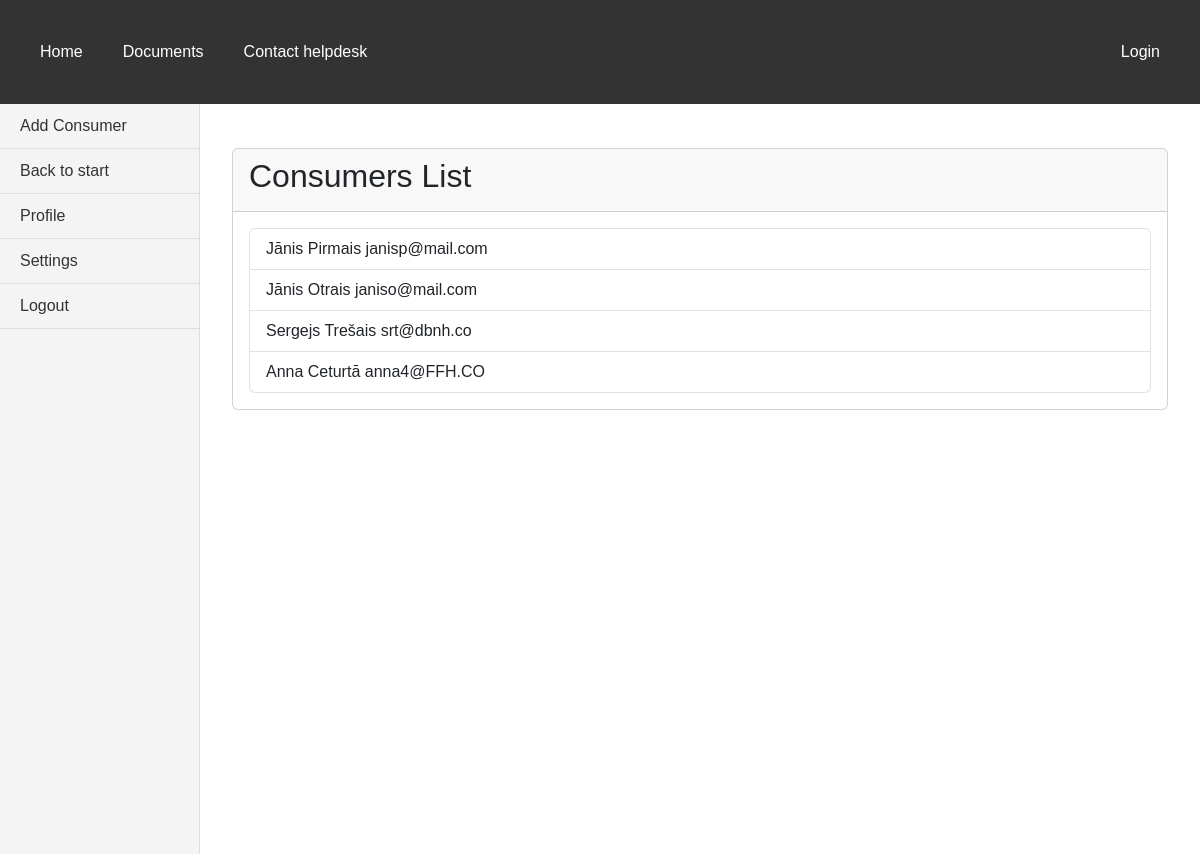
The app's page /bills/consumers/ with its own data.
### bills/models.py (models this page shows)
class Consumer(models.Model):
    name = models.CharField(max_length=50, validators=[MinLengthValidator(5, 'Must be at least 5 characters')])
    e_mail = models.EmailField()
    billing_address = models.CharField(max_length=50, validators=[MinLengthValidator(5, 'Must be at least 5 characters')])
    def __str__(self):
        return self.name + '  ' + self.e_mail

### bills/views.py (the view)
# urls.py: path("consumers/", views.ConsumerListView.as_view(), name='consumers'),
class ConsumerListView(ListView):
    model = Consumer
    template_name = 'customers_list.html'
    context_object_name = "consumers"

### bills/templates/bills/consumer_list.html (shortened to what this page needs)
{% extends 'base.html' %}
{% block sidebar %}
<aside class="vertical-menu">
    <a href="{% url 'add_consumer' %}">Add Consumer</a>
    <a href="{% url 'index' %}">Back to start</a>
    <a href="#">Profile</a>
    <a href="#">Settings</a>
    <a href="#">Logout</a>
</aside>
{% endblock %}
{% block content %}
<div class="container mt-4">
    <div class="card">
        <div class="card-header">
            <h2>Consumers List</h2>
        </div>
        <div class="card-body">
            <div class="list-group">
                {% for item in object_list %}
                    <a href="{% url 'consumer_update' item.pk %}" class="list-group-item list-group-item-action">
                        {{ item }}
                    </a>
                {% endfor %}
            </div>
        </div>
    </div>
</div>
{% endblock %}

### static/css/styles.css (style rules this page uses)
body { margin: 0; font-family: Arial, sans-serif; display: flex; flex-direction: column; }
.vertical-menu { width: 200px; background-color: #f4f4f4; padding: 0; margin: 0; border-right: 1px solid #ddd; display: flex; flex-direction: column; min-height: calc(100vh - 50px); }
.vertical-menu a { padding: 10px 20px; text-decoration: none; color: #333; border-bottom: 1px solid #ddd; }

### records on screen
Consumer: name+e_mail "Jānis Pirmais janisp@mail.com"
Consumer: name+e_mail "Jānis Otrais janiso@mail.com"
Consumer: name+e_mail "Sergejs Trešais srt@dbnh.co"
Consumer: name+e_mail "Anna Ceturtā anna4@FFH.CO"
